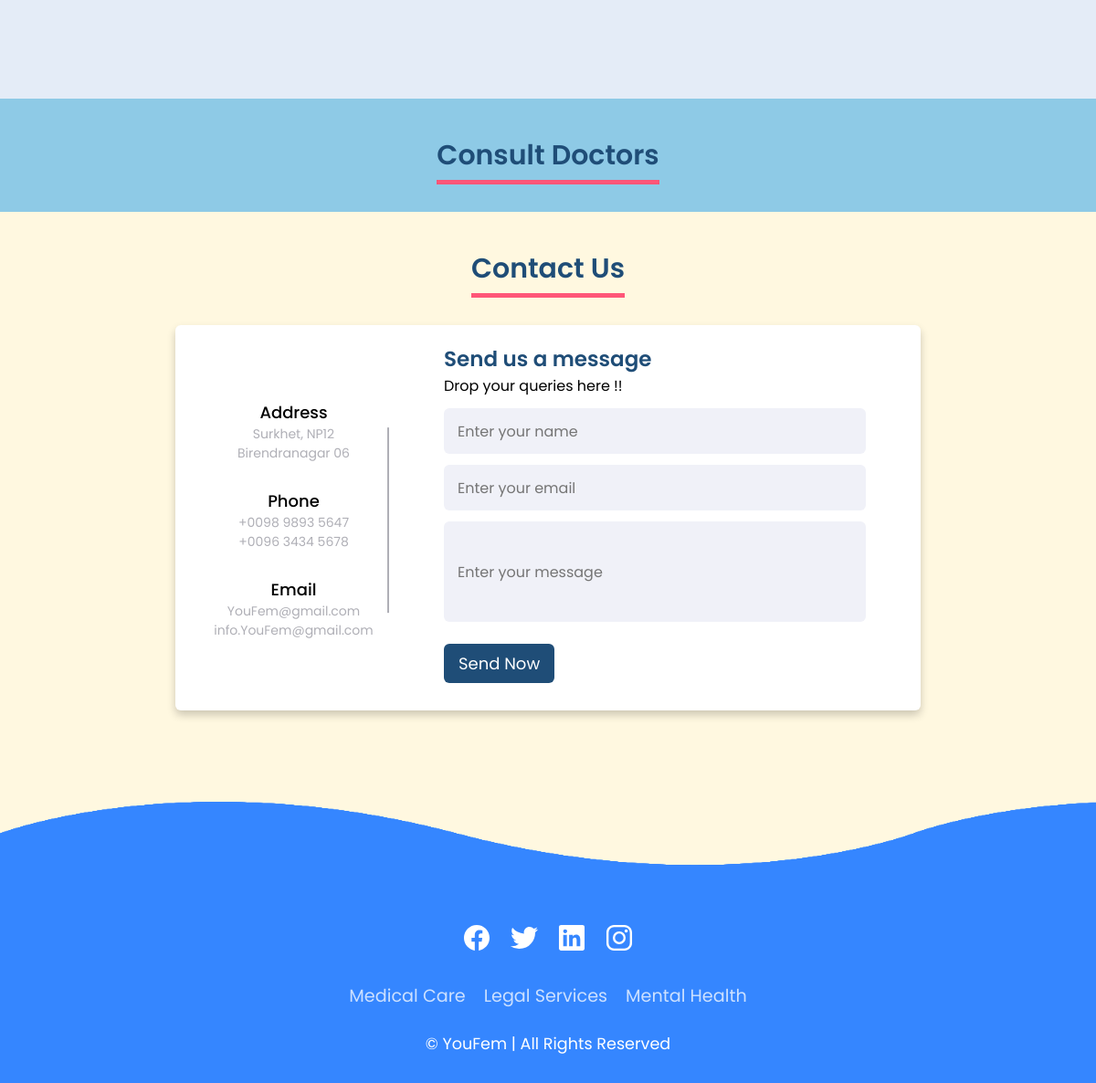
/medical/ (signed in, lower part), run on an earlier commit of the app's database.
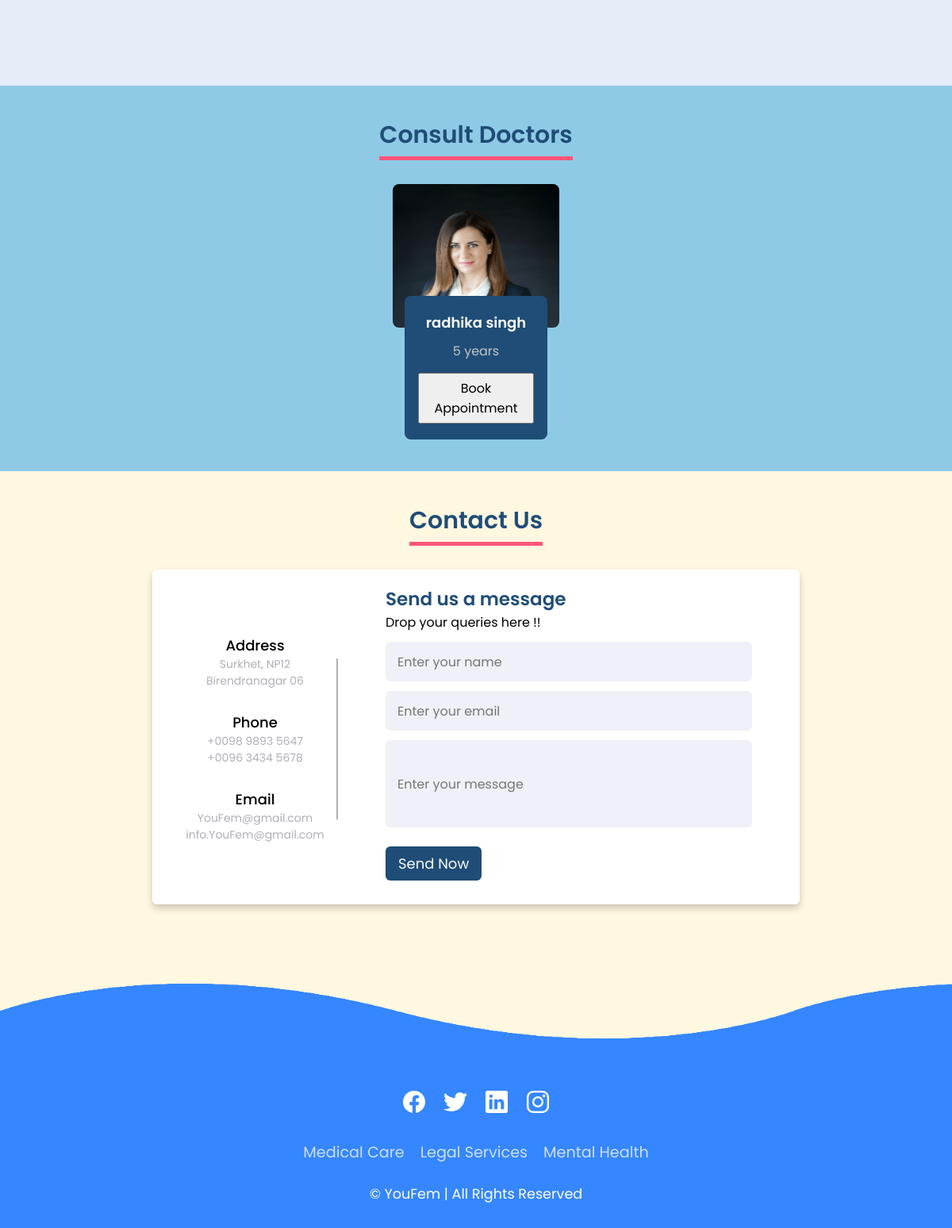
And on a later commit of the database.
### base/models.py (models this page shows, shortened)
class Professional(models.Model):
    user = models.OneToOneField(User, on_delete=models.CASCADE, primary_key=True)
    experience = models.CharField(max_length=20,null=True)
    contact = models.CharField(max_length=20,null=True)
    profession = models.CharField(max_length=20)
    profile_pic=models.ImageField(null=True,blank=True)
    password=models.CharField(max_length=30,blank=True)

class User(AbstractUser):
    is_customer = models.BooleanField(default=False)
    is_employee = models.BooleanField(default=False)
    first_name = models.CharField(max_length=100)
    last_name = models.CharField(max_length=100)

### base/views.py (the view)
# urls.py: path('medical/',views.medical,name="medical"),
@cache_control(no_cache=True, must_revalidate=True, no_store=True)
@login_required(login_url='login')
def medical(request):
    professionals= Professional.objects.filter(profession='Doctor')
    context ={'professionals':professionals}
    return render(request,'base/medical.html', context)

### base/templates/base/medical.html (shortened to what this page needs)
{% load static %}
<!DOCTYPE html>
<html lang="en" dir="ltr">
  <head>
    <link rel="stylesheet" href="{% static 'css/medicalL.css' %}">
    <link
      href="https://unpkg.com/boxicons@2.0.7/css/boxicons.min.css"
      rel="stylesheet"
    />
  </head>
  <body>
    <section class="services-section">
      <div class="services">
        </div>
    </section>
    <section class="team-section">
      <div class="team">
        <div class="title"><span>Consult Doctors</span></div>
        <div class="row">
          <div class="team-items">
            {% for prof in professionals %}
            <div class="item">
              {% if prof.profession == "Doctor" %}
              <img src="{{prof.profile_pic.url}}" alt="team" />
              <div class="inner">
                <div class="info">
                  <h5>{{prof.user.first_name}} {{prof.user.last_name}}</h5>
                  <p>{{prof.experience}} years</p>
                  <div class="social-links">
                    <button>Book Appointment</button>
                  </div>
                </div>
              </div>
              {% endif %}
            </div>
            {% endfor %}
          </div>
        </div>
      </div>
    </section>
    <section class="contact-section" id="contact">
      <div class="contact">
        <div class="title"><span>Contact Us</span></div>
        <div class="container">
          <div class="content">
            <div class="left-side">
              <div class="address details">
                <div class="topic">Address</div>
                <div class="text-one">Surkhet, NP12</div>
                <div class="text-two">Birendranagar 06</div>
              </div>
              <div class="phone details">
                <div class="topic">Phone</div>
                <div class="text-one">+0098 9893 5647</div>
                <div class="text-two">+0096 3434 5678</div>
              </div>
              <div class="email details">
                <div class="topic">Email</div>
                <div class="text-one">YouFem@gmail.com</div>
                <div class="text-two">info.YouFem@gmail.com</div>
              </div>
            </div>
            <div class="right-side">
              <div class="topic-text">Send us a message</div>
              <p>
                Drop your queries here !!
              </p>
              <form action="#">
                <div class="input-box">
                  <input type="text" placeholder="Enter your name" />
                </div>
                <div class="input-box">
                  <input type="text" placeholder="Enter your email" />
                </div>
                <div class="input-box message-box">
                  <input type="text" placeholder="Enter your message" />
                </div>
                <div class="button">
                  <input type="button" value="Send Now" />
                </div>
              </form>
            </div>
          </div>
        </div>
      </div>
    </section>
    <footer>
      <div class="waves">
        <div class="wave" id="wave1"></div>
        <div class="wave" id="wave3"></div>
      </div>
      <ul class="social_icon">
        <li>
          <a href="#"><ion-icon name="logo-facebook"></ion-icon></a>
        </li>
        <li>
          <a href="#"><ion-icon name="logo-twitter"></ion-icon></a>
        </li>
        <li>
          <a href="#"><ion-icon name="logo-linkedin"></ion-icon></a>
        </li>
        <li>
          <a href="#"><ion-icon name="logo-instagram"></ion-icon></a>
        </li>
      </ul>
      <ul class="menu">
        <li><a href="{% url 'medical' %}">Medical Care</a></li>
        <li><a href="{%url 'legal' %}">Legal Services</a></li>
        <li><a href="{%url 'mental' %}">Mental Health</a></li>
      </ul>
      <p>&copy; YouFem | All Rights Reserved</p>
    </footer>
  </body>
</html>

What changed in the data, as far as the page shows it:
now on this page (row edited): Professional: profile_pic (picture), user.first_name "radhika", user.last_name "singh", experience "5"
